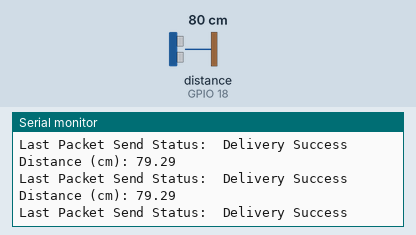
A sketch run on a simulated ESP32. On the bench: the last lines printed to the serial monitor. Wiring (inferred from the names in the program): ultrasonic range finder: trigger GPIO 5; echo GPIO 18. The test bench sets the inputs (shaded band); at power-on: distance to the obstacle (sensor on GPIO 18) 80 cm. The echo pulse lasts 58.3 µs per cm; not simulated (calls return 0 or success): credentials.h.

Above: at 1.3 s.
1.4 s: distance to the obstacle (sensor on GPIO 18) set to 2 cm
At 1.82 s:
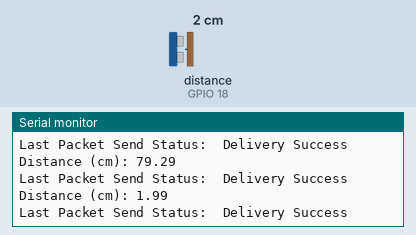
2.9 s: distance to the obstacle (sensor on GPIO 18) set to 4 cm
At 3.33 s:
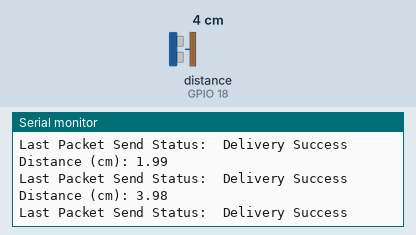
Timing chart, 0 to 5.9 s (numbered marks = the images above; inputs shaded):
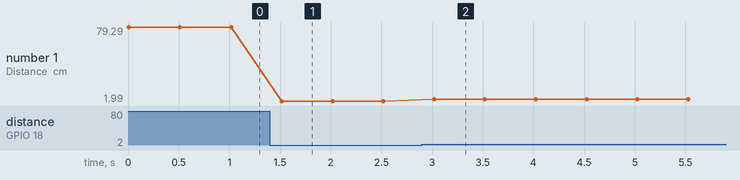

The sketch:

sender2.ino
```cpp
#include "credentials.h"
#include <esp_now.h>
#include <esp_wifi.h>
#include <WiFi.h>


// Variables for the sonic range finder
const int trigPin = 5;
const int echoPin = 18;
#define SOUND_SPEED 0.034
long duration;
float distanceCm;


//Variables for wifi
const char* ssid = WIFI_SSID;
const char* password = WIFI_PASSWORD;
uint8_t broadcastAddress[] = {0x4c, 0x75, 0x25, 0x37, 0x97, 0x6c}; //4c:75:25:38:96:98 4C:75:25:37:97:6C
typedef struct struct_message {
            float distance;
}struct_message;
struct_message myData;


void OnDataSent(const uint8_t *mac_addr, esp_now_send_status_t status) {
  Serial.print("\r\nLast Packet Send Status:\t");
  Serial.println(status == ESP_NOW_SEND_SUCCESS ? "Delivery Success" : "Delivery Fail");
}

int32_t getWiFiChannel(const char *ssid) {
  if (int32_t n = WiFi.scanNetworks()) {
      for (uint8_t i=0; i<n; i++) {
          if (!strcmp(ssid, WiFi.SSID(i).c_str())) {
            //  Serial.println("Found a channel");
            //  Serial.println(WiFi.channel(i));
              return WiFi.channel(i);
          }
      }
  }
  return 0;
}


void setup() {
  //Set up sonic range finder
  Serial.begin(115200);
  pinMode(trigPin, OUTPUT);
  pinMode(echoPin, INPUT);

  // Set device as a Wi-Fi Station and set channel
  WiFi.mode(WIFI_STA);

  //int32_t channel = getWiFiChannel(WIFI_SSID);
  int32_t channel = 6;

  WiFi.printDiag(Serial); // Uncomment to verify channel number before
  esp_wifi_set_promiscuous(true);
  esp_wifi_set_channel(channel, WIFI_SECOND_CHAN_NONE);
  esp_wifi_set_promiscuous(false);
  WiFi.printDiag(Serial); // Uncomment to verify channel change after

  //Init ESP-NOW
  if (esp_now_init() != ESP_OK) {
    Serial.println("Error initializing ESP-NOW");
    return;
  }

  // Once ESPNow is successfully Init, we will register for Send CB to
  // get the status of Trasnmitted packet
  esp_now_register_send_cb(OnDataSent);

  //Register peer
  esp_now_peer_info_t peerInfo;
  memset(&peerInfo, 0, sizeof(peerInfo)); //https://github.com/espressif/arduino-esp32/issues/6029
  memcpy(peerInfo.peer_addr, broadcastAddress, 6);
  peerInfo.encrypt = false;

  //Add peer
  if (esp_now_add_peer(&peerInfo) != ESP_OK){
    Serial.println("Failed to add peer");

    return;
  }
}


void loop() {
  //measure distance
  digitalWrite(trigPin, LOW);
  delayMicroseconds(2);

  digitalWrite(trigPin, HIGH);
  delayMicroseconds(10);
  digitalWrite(trigPin, LOW);

  duration = pulseIn(echoPin, HIGH);

  distanceCm = duration * SOUND_SPEED/2;

  Serial.print("Distance (cm): ");
  Serial.println(distanceCm);
  myData.distance = distanceCm;
  esp_now_send(0, (uint8_t *) &myData, sizeof(myData));

  delay(500);
}
```

Measured:
- after the input at 1.4 s, the serial monitor: prints a new line after 0.12 s (image 1)
- after the input at 2.9 s, the serial monitor: prints a new line after 0.12 s (image 2)
- plotted number 1: 79.29 → 1.99 after the input at 1.4 s, 1.99 → 3.98 after the input at 2.9 s
